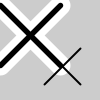
Frame 1 (no input)
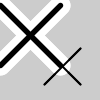
Frame 2 (the mouse pressed at the canvas centre, redrawn once)

The Processing sketch that drew these frames (run headless with seeded random() and noise(); the mouse was pressed at the canvas centre and the sketch redrawn once):

// Processing sketch: Ex_15
// ── Ex_15.pde
void setup() {
  size(100, 100);
  smooth();
  noLoop();
}

void draw() {
  drawX(255); // Run first drawX()
  drawX(5.5); // Run second drawX()
  drawX(0, 2, 44, 48, 36); // Run third drawX()
}

// Draw an X with the gray value set by the parameter
void drawX(int gray) {
  stroke(gray);
  strokeWeight(20);
  line(0, 5, 60, 65);
  line(60, 5, 0, 65);
}

// Draw a black X with the thickness set by the parameter
void drawX(float weight) {
  stroke(0);
  strokeWeight(weight);
  line(0, 5, 60, 65);
  line(60, 5, 0, 65);
}

// Draws an X with the gray value, thickness,
// position, and size set by the parameters
void drawX(int gray, int weight, int x, int y, int s) {
  stroke(gray);
  strokeWeight(weight);
  line(x, y, x+s, y+s);
  line(x+s, y, x, y+s);
}
